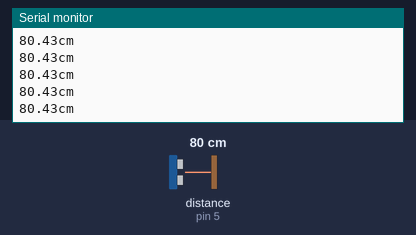
Simulated run of this sketch. Board: Arduino Nano, built with avr-gcc and run on an emulated ATmega328P. On the bench: the last lines printed to the serial monitor. Wiring (inferred from the names in the program): ultrasonic range finder: trigger pin 4; echo pin 5. Inputs (shaded band) come from the test bench; at power-on: distance to the obstacle (sensor on pin 5) 80 cm. The echo pulse lasts 58.3 µs per cm.

Above: at 1.2 s.
1.3 s: distance to the obstacle (sensor on pin 5) set to 120 cm
At 1.49 s:
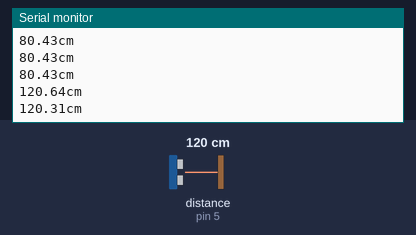
4.3 s: distance to the obstacle (sensor on pin 5) set to 2 cm
At 4.3 s:
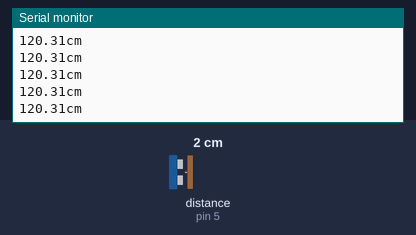
Timing chart, 0 to 7.3 s (numbered marks = the images above; inputs shaded):
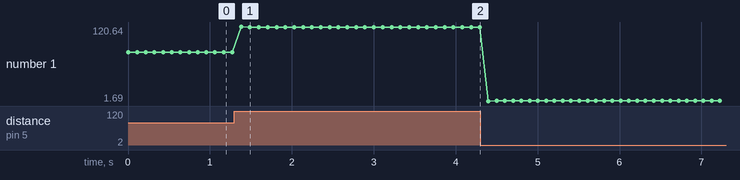

Measured:
- after the input at 1.3 s, the serial monitor: prints a new line after 0.08 s (image 1)
- plotted number 1: 80.43 → 120.31 after the input at 1.3 s, 120.31 → 1.71 after the input at 4.3 s

The sketch:

ultrasonic.ino
```cpp
#include <Arduino.h>

#define echoPin 5
#define trigPin 4

// this file is intended to be loaded onto the ESP
// no dependence on the NANO

void usonic_setup(){
  pinMode(echoPin, INPUT);
  pinMode(trigPin, OUTPUT);
}

float microsecondsToCentimeters(long microseconds) {
  return microseconds / 29.0 / 2.0;
}

float read_ult() {
  digitalWrite(trigPin, HIGH);
  delayMicroseconds(10);
  digitalWrite(trigPin, LOW);
  // Reads the echoPin, returns the sound wave travel time in microseconds
  return microsecondsToCentimeters(pulseIn(echoPin, HIGH));
}

void setup() {
  Serial.begin(9600);
  usonic_setup();
}

void loop() {
  Serial.print(read_ult());
  Serial.println("cm");
  delay(100);
}
```
